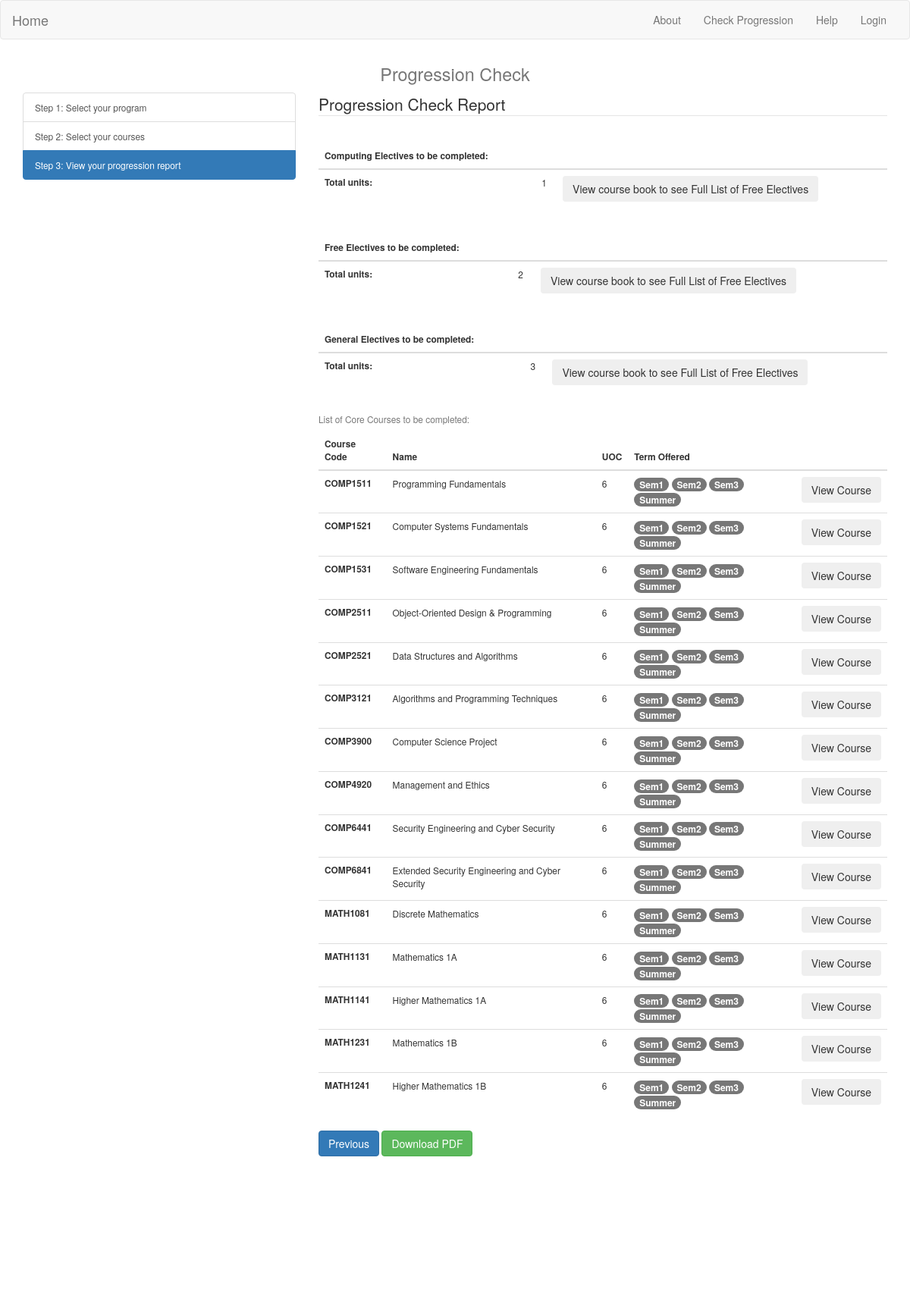
The page /step3/3778/2019/COMPY1 on the database its author committed.
### tables this page shows
CREATE TABLE COURSE
(
	course_code TEXT PRIMARY KEY,
	course_name TEXT,
	t1 INTEGER NOT NULL, --1 for offered, 0 for not
	t2 INTEGER NOT NULL, --1 for offered, 0 for not
	t3 INTEGER NOT NULL,  --1 for offered, 0 for not
	summer INTEGER NOT NULL,  --1 for offered, 0 for not
	is_gen INTEGER NOT NULL  --1 for this course is  a general education course, 0 is not
);

### app/routes.py (the view)
@app.route('/step3/<program_code>/<commence_year>/<major>', methods=["GET", "POST"])
def step3(program_code, commence_year, major):
	remaining_core_all_info = []
	if program_code == "3778":
		remaining_required_courses = cse_get_remaining_cores(program_code, commence_year, major, selected_courses_code)
		for course_code in remaining_required_courses:
			c = get_course_by_course_code(course_code)
			remaining_core_all_info.append(c)
	return render_template('step3.html', program_code = program_code, commence_year = commence_year, major = major, remaining_core_all_info = remaining_core_all_info, elective_uoc = 1, free_uoc = 2, gene_uoc = 3)

### core_course.py (called while the page is built)
def cse_get_core_courses(major_code, commence_year):
	query = "SELECT course_code FROM MAJOR_REQUIRED_COURSE WHERE major_code = ?"
	payload = (major_code,)
	results = dbselect(query, payload)
	f_results = []
	for r in results:
		f_results.append(r[0])
	return f_results

def cse_get_remaining_cores(program_code, commence_year, major_code, courses_have_done):
	all_courses = cse_get_core_courses(major_code, commence_year)
	remaining_courses = list(all_courses)
	for course in all_courses:
		if(course in courses_have_done):
			remaining_courses.remove(course)
	return remaining_courses

### course.py (called while the page is built)
def get_course_by_course_code(course_code):
	query = "SELECT * FROM COURSE WHERE course_code = ?"
	payload = (course_code,)
	results = dbselect(query, payload)
	results = results[0]
	return results

### helper_functions.py (called while the page is built)
def dbselect(query, payload):
	connection = sqlite3.connect('Gradget.db')
	cursorObj = connection.cursor()
	if not payload:
	    rows = cursorObj.execute(query)
	else:
	    rows = cursorObj.execute(query,payload)
	results = []
	for row in rows:
	    results.append(row)
	cursorObj.close()
	return results

### app/templates/step3.html (shortened to what this page needs)
<!DOCTYPE html>
<html lang="en">
<head>
  <link href="/static/css/bootstrap.min.css" rel="stylesheet">
  <nav class="navbar navbar-default">
    <div class="container-fluid">
      <div class="navbar-header">
        <a class="navbar-brand" href="/">Home</a>
      </div>
      <div class="collapse navbar-collapse" id="bs-example-navbar-collapse-1">
        <ul class="nav navbar-nav navbar-right">
          <li><a href="#">About</a></li>
          <li><a href="/step1">Check Progression</a></li>
          <li><a href="#">Help</a></li>
          <li><a href="#">Login</a></li>
        </ul>
      </div>
    </div>
  </nav>
</head>
<body>
  <h1 class="text-center"> <small clss="text-muted">Progression Check</small></h1><small clss="text-muted">
  <div class="container">
    <div class="row">
      <div class="col-lg-4">
        <div class="list-group">
          <button type="button" class="list-group-item list-group-item-action">Step 1: Select your program</button>
          <button type="button" class="list-group-item list-group-item-action">Step 2: Select your courses</button>
          <button type="button" class="list-group-item list-group-item-action active">Step 3: View your progression report</button>
        </div>
      </div>
      <div class="col-lg-8">
        <form class="bd-example">
  <fieldset>
    <legend>Progression Check Report</legend>
  </fieldset></form>
  <div class="table-responsive">
  <table class="table">
    <caption></caption>
  <thead>
    <tr>
      <th scope="col">Computing Electives to be completed:</th>
      <th scope="col"></th>
      <th scope="col"></th>
    </tr>
  </thead>
  <tbody>
    <tr>
      <th scope="row">Total units:</th>
      <td>{{elective_uoc}}</td>
      <td><button type="button" class="btn btn-outline-danger">View course book to see Full List of Free Electives</button></td>
    </tr>
  </tbody>
  </table>
  <table class="table">
    <caption></caption>
  <thead>
    <tr>
      <th scope="col">Free Electives to be completed:</th>
      <th scope="col"></th>
      <th scope="col"></th>
    </tr>
  </thead>
  <tbody>
    <tr>
      <th scope="row">Total units:</th>
      <td>{{free_uoc}}</td>
      <td><button type="button" class="btn btn-outline-danger">View course book to see Full List of Free Electives</button></td>
    </tr>
  </tbody>
  </table>
  <table class="table">
    <caption></caption>
  <thead>
    <tr>
      <th scope="col">General Electives to be completed:</th>
      <th scope="col"></th>
      <th scope="col"></th>
    </tr>
  </thead>
  <tbody>
    <tr>
      <th scope="row">Total units:</th>
      <td>{{gene_uoc}}</td>
      <td><button type="button" class="btn btn-outline-danger">View course book to see Full List of Free Electives</button></td>
    </tr>
  </tbody>
  </table>
<table class="table">
    <caption>List of Core Courses to be completed:</caption>
  <thead>
    <tr>
      <th scope="col">Course Code</th>
      <th scope="col">Name</th>
      <th scope="col">UOC</th>
      <th scope="col">Term Offered</th>
      <th scope="col"></th>
    </tr>
  </thead>
  <tbody>
    {% for course in remaining_core_all_info %}
    <tr>
      <th scope="row">{{course[0]}}</th>
      <td>{{course[1]}}</td>
      <td>6</td>
      <td>
        <span class="badge badge-success">Sem1</span>
        <span class="badge badge-warning">Sem2</span>
        <span class="badge badge-warning">Sem3</span>
        <span class="badge badge-info">Summer</span>
      </td>
      <td><button type="button" class="btn btn-outline-danger">View Course</button></td>
</tr>
    {% endfor %}
  </tbody>
  </table>
</div>
      <button type="button" class="btn btn-primary" data-toggle="modal" data-target="#previousAlertModal">Previous</button>
      <button type="button" class="btn btn-success">Download PDF</button>
      </div>
    </div>
  </div>
</small>
<div class="container-fluid" style="height: 200px">
</div>
</body>
</html>

### rows shown on the page
COURSE: course_code "COMP1511", course_name "Programming Fundamentals"
COURSE: course_code "COMP1521", course_name "Computer Systems Fundamentals"
COURSE: course_code "COMP1531", course_name "Software Engineering Fundamentals"
COURSE: course_code "COMP2511", course_name "Object-Oriented Design & Programming"
COURSE: course_code "COMP2521", course_name "Data Structures and Algorithms"
COURSE: course_code "COMP3121", course_name "Algorithms and Programming Techniques"
COURSE: course_code "COMP3900", course_name "Computer Science Project"
COURSE: course_code "COMP4920", course_name "Management and Ethics"
COURSE: course_code "COMP6441", course_name "Security Engineering and Cyber Security"
COURSE: course_code "COMP6841", course_name "Extended Security Engineering and Cyber Security"
COURSE: course_code "MATH1081", course_name "Discrete Mathematics"
COURSE: course_code "MATH1131", course_name "Mathematics 1A"
COURSE: course_code "MATH1141", course_name "Higher Mathematics 1A"
COURSE: course_code "MATH1231", course_name "Mathematics 1B"
COURSE: course_code "MATH1241", course_name "Higher Mathematics 1B"

### other values the page prints
{{ elective_uoc }} "1"
{{ free_uoc }} "2"
{{ gene_uoc }} "3"
